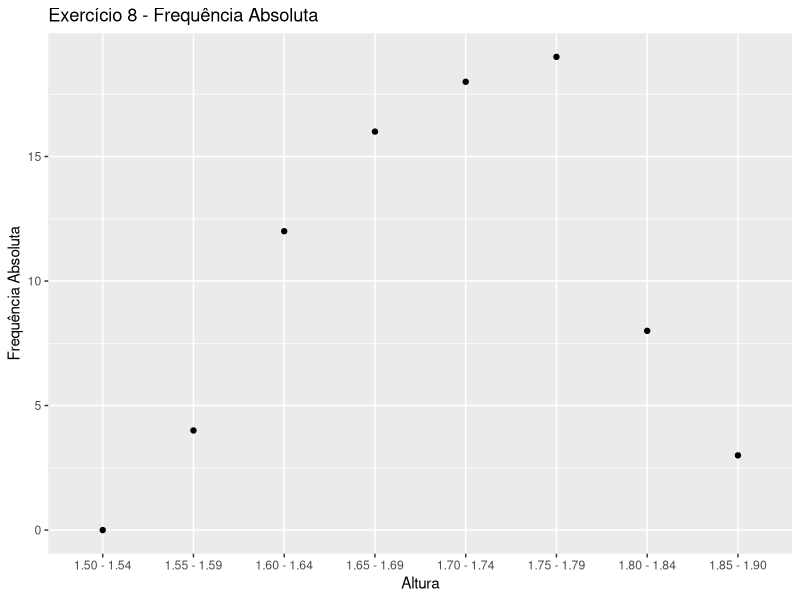
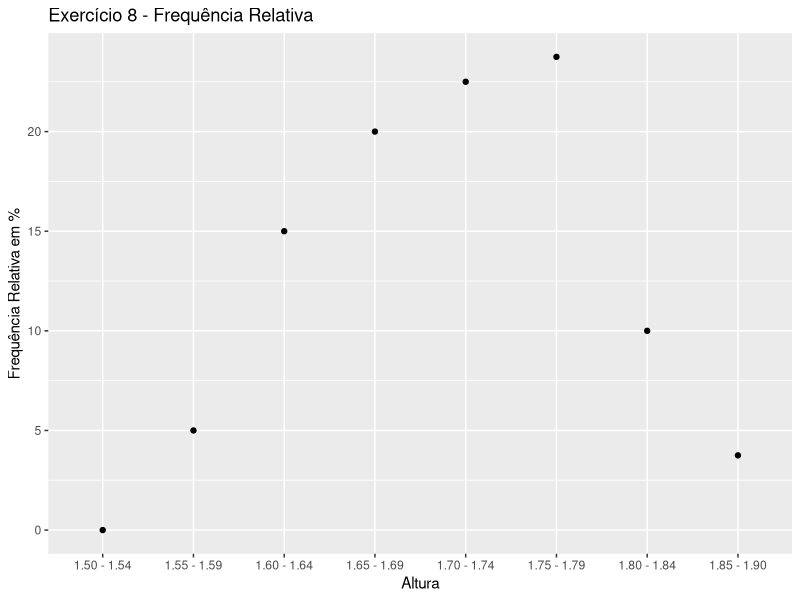
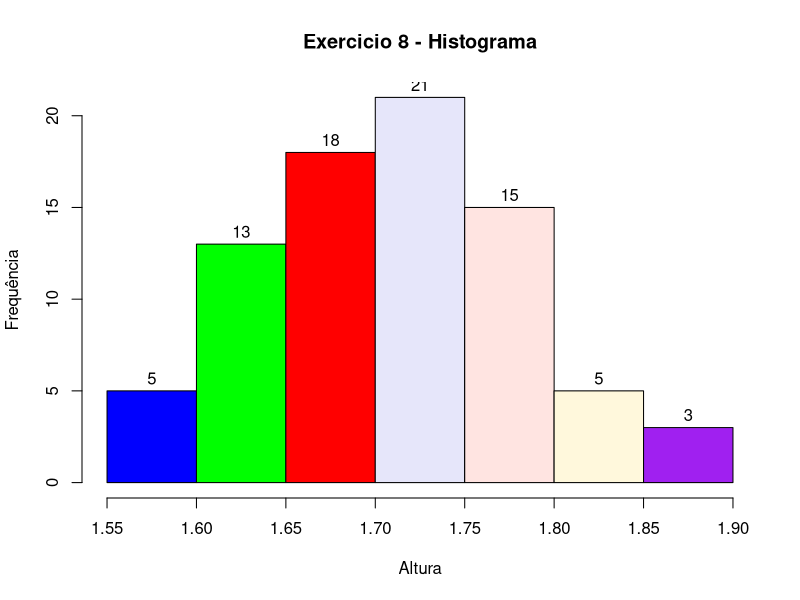

Here is the R script that generated these plots, in order:
adsData <- read.csv("dados/exercicio8.csv")
dir.create('graphics/Exercicio8')

library(ggplot2)

freq <- table(cut(adsData$Altura, breaks=c(1.50, 1.55, 1.60, 1.65, 1.70, 1.75, 1.80, 1.85, 1.90), 
    labels=c("1.50 - 1.54", "1.55 - 1.59", "1.60 - 1.64", "1.65 - 1.69", "1.70 - 1.74",
             "1.75 - 1.79", "1.80 - 1.84", "1.85 - 1.90"), right=FALSE))
data <- data.frame(freq)

png(filename = "graphics/Exercicio8/exercicio8-freq_absoluta.png", width = 480, height = 480)
#Converter os tipos
ggplot(data, aes(x=Var1, y=Freq)) +
  geom_point(col="black") +
  ylab("Frequência Absoluta") + xlab("Altura") +
  ggtitle("Exercício 8 - Frequência Absoluta")
dev.off()

data <- data.frame(prop.table(freq)*100)

png(filename = "graphics/Exercicio8/exercicio8-freq_refelativa.png", width = 480, height = 480)
ggplot(data, aes(x=Var1, y=Freq)) +
  geom_point(col="black") +
  ylab("Frequência Relativa em %") + xlab("Altura") +
  ggtitle("Exercício 8 - Frequência Relativa")
dev.off()

png(filename = "graphics/Exercicio8/exercicio8-histograma.png", width = 480, height = 480)
hist(adsData$Altura,  main = "Exercicio 8 - Histograma", labels = TRUE, 
     col = c("blue", "green", "red", "lavender", "mistyrose", "cornsilk", "purple", "yellow"),
     ylab = "Frequência", xlab = "Altura")
dev.off()

